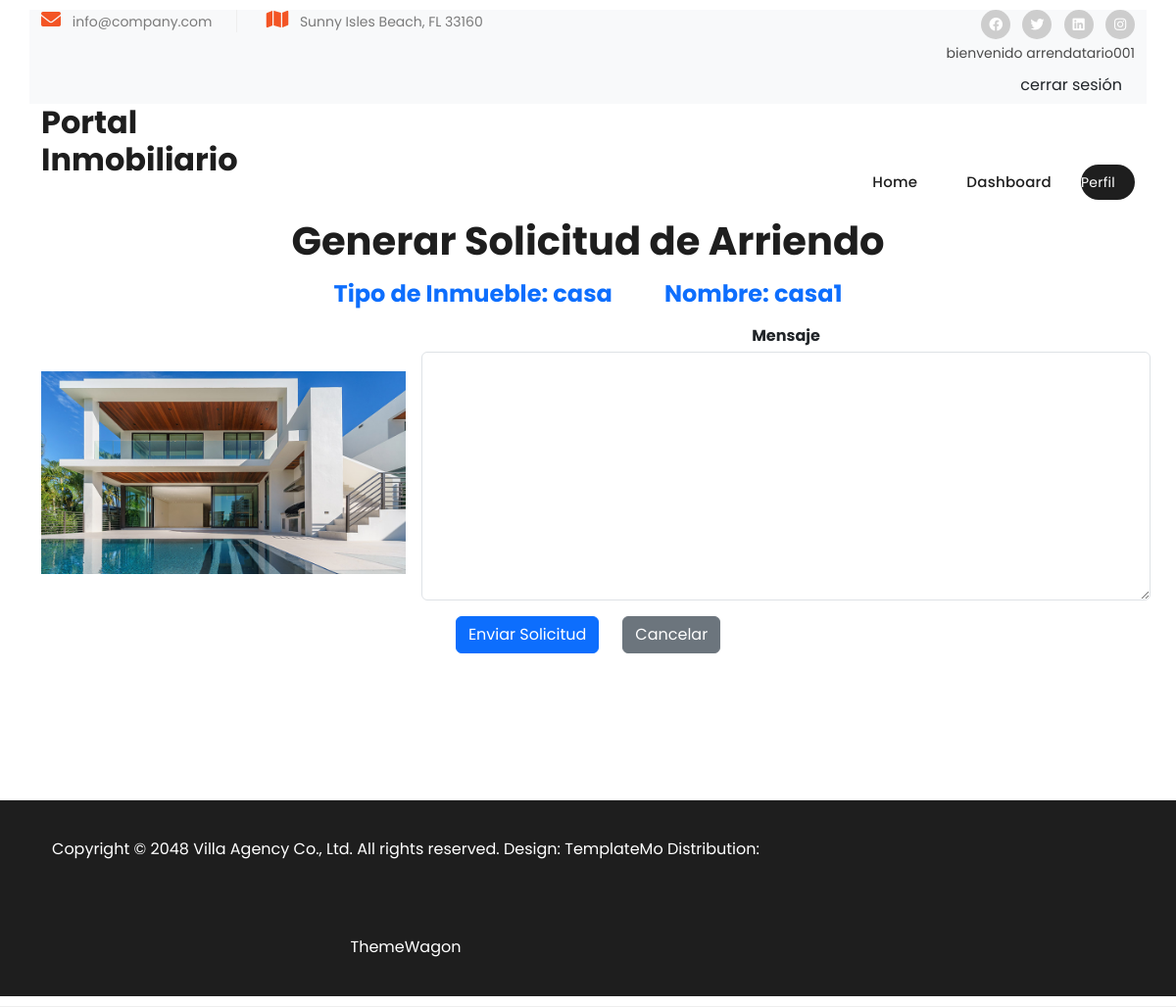
Page /inmuebles/1/generar-solicitud/ (signed in) on the committed database.
### web/models.py (models this page shows, shortened)
class Usuario(AbstractUser):
    TIPO_USUARIO_CHOICES = [
        ('arrendatario', 'Arrendatario'),
        ('arrendador', 'Arrendador'),
    ]
    nombres = models.CharField(max_length=50)
    apellidos = models.CharField(max_length=50)
    rut = models.CharField(max_length=10, unique=True)
    direccion = models.CharField(max_length=100)
    telefono = models.CharField(max_length=13)
    tipo_usuario = models.CharField(max_length=20, choices=TIPO_USUARIO_CHOICES)
    correo_electronico = models.EmailField(unique=True, default='correo@correo.cl')

class Inmueble(models.Model):
    TIPO_INMUEBLE_CHOISES = [
        ('casa','Casa'),
        ('departamento','Departamento'),
        ('parcela','Parcela'),
    ]
    nombre=models.CharField(max_length=50)
    direccion=models.CharField(max_length=50)
    descripcion=models.CharField(max_length=250)
    imagen = models.ImageField(upload_to='',null=True, blank=True)
    precio = models.DecimalField(max_digits=10, decimal_places=0)
    comuna = models.ForeignKey(Comuna, related_name='inmuebles', on_delete=models.CASCADE)
    disponible=models.BooleanField(default=True)
    m2_construidos = models.DecimalField(max_digits=10, decimal_places=2)
    m2_terreno = models.DecimalField(max_digits=10, decimal_places=2)
    cantidad_estacionamientos = models.PositiveIntegerField()
    cantidad_habitaciones = models.PositiveIntegerField()
    cantidad_banos = models.PositiveIntegerField()
    tipo_de_inmueble=models.CharField(max_length=12, choices=TIPO_INMUEBLE_CHOISES)
    propietario = models.ForeignKey(Usuario, on_delete=models.CASCADE)

### web/views.py (the view)
# urls.py: path('inmuebles/<int:id>/generar-solicitud/', generar_solicitud_arriendo, name='generar_solicitud_arriendo'),
@login_required
def generar_solicitud_arriendo(request, id):
    inmueble = get_object_or_404(Inmueble, pk=id)
    if request.user.is_authenticated and request.user.tipo_usuario == 'arrendatario':
        if request.method == 'POST':
            form = SolicitudArriendoForm(request.POST)
            if form.is_valid():
                solicitud = form.save(commit=False)
                solicitud.arrendatario = request.user  # Asignar el usuario arrendatario
                solicitud.inmueble = inmueble
                solicitud.save()
                return redirect('detalle', id=inmueble.id)
        else:
            form = SolicitudArriendoForm(initial={'inmueble': inmueble})
        return render(request, 'generar_solicitud_arriendo.html', {'form': form, 'inmueble': inmueble})
    else:
        return redirect('index')

### web/forms.py
class SolicitudArriendoForm(forms.ModelForm):
    class Meta:
        model = SolicitudArriendo
        fields = ['id','inmueble', 'mensaje', 'estado']

### web/templates/generar_solicitud_arriendo.html (shortened to what this page needs)
{% extends 'base.html' %}
{% load static %}
{% block content %}
    <div class="container">
        <div class="text-center my-3">
            <h1>Generar Solicitud de Arriendo</h1>
        </div>
        <div class="text-center my-3">
            <form method="post">
                <div class="mb-3">
                    <div class="d-inline-row">
                        <h4 class="text-primary">
                            <span>Tipo de Inmueble: {{ inmueble.tipo_de_inmueble }}</span>
                            <span class="ms-5">Nombre: {{ inmueble.nombre }}</span>
                        </h4>
                    </div>
                </div>
                <div class="mb-3">
                    <div class="d-inline-flex">
                        <div class="col-4 mt-5">
                            <img src="/media/{{ inmueble.imagen }}" width="100px">
                        </div>
                        <div class="col-8 ms-3">
                            <label for="mensaje" class="form-label mb-1"><strong>Mensaje</strong></label>
                            <textarea class="form-control" name="mensaje" id="mensaje" rows="10"></textarea>
                        </div>
                    </div>
                </div>
                <div class="d-inline-flex">
                    <button class="btn btn-primary" type="submit">Enviar Solicitud</button>
                    <a class="btn btn-secondary ms-4" href="{% url 'dashboard' %}">Cancelar</a>
                </div>
            </form>
        </div>
    </div>
{% endblock %}

### web/templates/includes/header.html (shortened to what this page needs)
{% load static %}
  <div class="sub-header">
    <div class="container bg-light">
      <div class="row">
        <div class="col-lg-6 col-md-6">
        <ul class="info">
        <li><i class="fa fa-envelope"></i> info@company.com</li>
        <li><i class="fa fa-map"></i> Sunny Isles Beach, FL 33160</li>
        </ul>
      </div>
      <div class="col-lg-6 col-md-6">
        <ul class="social-links">
          <li><a href="#"><i class="fab fa-facebook"></i></a></li>
          <li><a href="https://x.com/minthu" target="_blank"><i class="fab fa-twitter"></i></a></li>
          <li><a href="#"><i class="fab fa-linkedin"></i></a></li>
          <li><a href="#"><i class="fab fa-instagram"></i></a></li>
            {% if user.is_authenticated %}
            <p>bienvenido {{ user.username }}</p>
            <form action="{% url 'logout' %}" method="post">
              <button data-mdb-ripple-init type="submit" class="btn btn-outline">
                cerrar sesión
              </button>
            </form>
            {% else %}
            <a class="nav-link" href="{% url 'login' %}">Iniciar sesión</a>
            <a class="nav-link" href="{% url 'registro_usuario' %}">Registro</a>
            {% endif %}
        </ul>
      </div>
    </div>
  </div>
<header class="header-area header-sticky">
  <div class="container">
    <div class="row">
      <div class="col-12">
        <nav class="main-nav">
          <a href="{% url 'home' %}" class="logo">
            <h2>Portal Inmobiliario</h2>
          </a>
          <ul class="nav">
            <li><a class="nav-link d-inline" href="{% url 'home' %}">Home</a></li>
            {% if user.is_authenticated %}
            <li><a class="nav-link d-inline" href="{% url 'dashboard' %}">Dashboard</a></li>
            <li><a class="nav-link d-inline" href="{% url 'actualizar_usuario' %}">Perfil</a></li>
            {% endif %}
          </ul>
        </nav>
      </div>
    </div>
  </div>
</header>

### web/templates/static/assets/css/templatemo-villa-agency.css (style rules this page uses)
html, body, div, span, applet, object, iframe, h1, h2, h3, h4, h5, h6, p, blockquote, div pre, a, abbr, acronym, address, big, cite, code, del, dfn, em, font, img, ins, kbd, q, s, samp, small, strike, strong, sub, sup, tt, var, b, u, i, center, dl, dt, dd, ol, ul, li, figure, header, nav, section, article, aside, footer, figcaption { margin: 0; padding: 0; border: 0; outline: 0; }
ul, li { padding: 0; margin: 0; list-style: none; }
header, nav, section, article, aside, footer, hgroup { display: block; }
* { box-sizing: border-box; }
html, body { font-family: 'Poppins', sans-serif; -ms-text-size-adjust: 100%; -webkit-font-smoothing: antialiased; -moz-osx-font-smoothing: grayscale; }
a { text-decoration: none !important; }
h1, h2, h3, h4, h5, h6 { color: #1e1e1e; margin-top: 0px; margin-bottom: 0px; font-weight: 700; }
ul { margin-bottom: 0px; }
p { font-size: 14px; line-height: 28px; color: #4a4a4a; }
img { width: 100%; overflow: hidden; }
html, body { font-family: 'Poppins', sans-serif; }
.sub-header { background-color: #fff; padding: 10px 0px; border-bottom: 1px solid #eee; }
.sub-header ul li { display: inline-block; }
.sub-header ul.social-links { text-align: right; }
.sub-header ul.social-links li { margin-left: 8px; }
.sub-header ul.social-links li a { display: inline-block; width: 30px; height: 30px; background-color: #cdcdcd; border-radius: 50%; text-align: center; line-height: 30px; color: #fff; font-size: 14px; transition: all .3s; }
.sub-header ul.info li { font-size: 14px; color: #7a7a7a; border-right: 1px solid #eee; margin-right: 25px; padding-right: 25px; }
.sub-header ul.info li:last-child { margin-right: 0px; padding-right: 0px; border-right: none; }
.sub-header ul.info li i { font-size: 20px; color: #f35525; margin-right: 8px; }
.header-area { position: relative; background-color: #fff; height: 100px; z-index: 100; -webkit-transition: all .5s ease 0s; -moz-transition: all .5s ease 0s; -o-transition: all .5s ease 0s; transition: all .5s ease 0s; }
.header-area .main-nav { background: transparent; display: flex; }
.header-area .main-nav .logo { -webkit-transition: all 0.3s ease 0s; -moz-transition: all 0.3s ease 0s; -o-transition: all 0.3s ease 0s; transition: all 0.3s ease 0s; display: inline-block; }
.header-area .main-nav ul.nav { flex-basis: 100%; margin-top: 30px; justify-content: right; -webkit-transition: all 0.3s ease 0s; -moz-transition: all 0.3s ease 0s; -o-transition: all 0.3s ease 0s; transition: all 0.3s ease 0s; position: relative; z-index: 999; }
.header-area .main-nav .nav li:last-child { padding-right: 0px; }
.header-area .main-nav .nav li { padding-left: 10px; padding-right: 10px; height: 100px; line-height: 100px; }
.header-area .main-nav .nav li a { display: block; padding-left: 20px; padding-right: 20px; font-weight: 500; font-size: 15px; height: 40px; line-height: 40px; text-transform: capitalize; color: #1e1e1e; -webkit-transition: all 0.4s ease 0s; -moz-transition: all 0.4s ease 0s; -o-transition: all 0.4s ease 0s; transition: all 0.4s ease 0s; border: transparent; letter-spacing: .25px; }
.header-area .main-nav .nav li:last-child a { background-color: #1e1e1e; color: #fff; font-size: 14px; font-weight: 400; text-transform: none; border-radius: 20px; padding-left: 0px; }
@media (max-width: 1200px) { .header-area .main-nav .nav li { padding-left: 5px; padding-right: 5px; } }
body { overflow-x: hidden; }

### rows in the picture
Usuario: username "arrendatario001"
Inmueble: tipo_de_inmueble "casa", nombre "casa1", imagen (picture)
